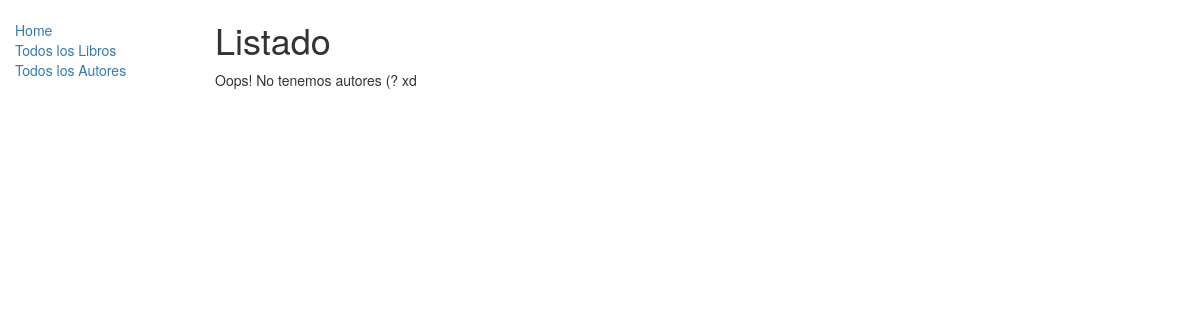
/catalogo/books/, run on an earlier commit of the app's database.
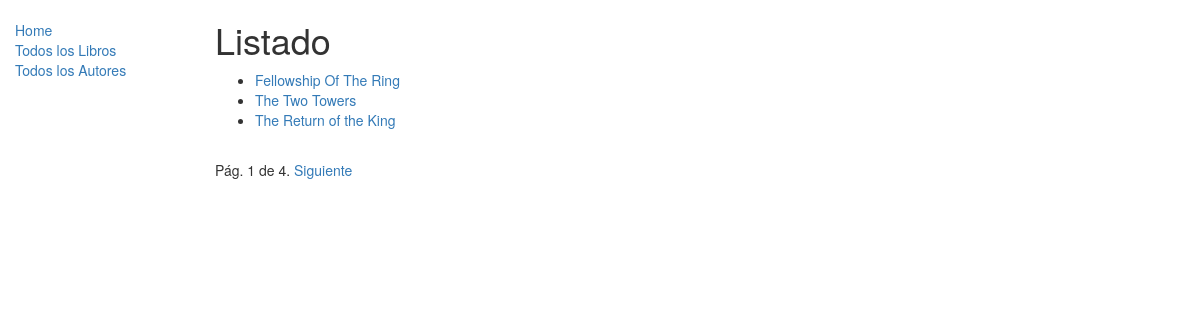
And on a later commit of the database.
### catalogo/models.py (models this page shows, shortened)
class Book(models.Model):
    title = models.CharField(max_length=200)
    author = models.ForeignKey(Author,on_delete=models.SET_NULL,null=True)
    description = models.TextField(max_length=1000)
    isbn = models.CharField('ISBN',max_length=13,help_text='help_text=13 Caracteres <a href="https://www.isbn-international.org/content/what-isbn">ISBN number</a>')
    genre = models.ManyToManyField(Genre)
    lenguage = models.ForeignKey(Language,on_delete=models.SET_NULL,null=True)
    def show_genre(self):
        return ', '.join([genre.name for genre in self.genre.all() [:2]])
    show_genre.short_description = 'Genre/s'
    class Meta:
        ordering = ['id']

### catalogo/views.py (the view)
# urls.py: path('books/',views.BookListView.as_view(),name='books'),
class BookListView(generic.ListView):
    model = Book
    paginate_by = 3
    context_object_name = 'books'
    queryset = Book.objects.all()
    template_name = 'books.html'

### catalogo/templates/books.html
{% extends "base.html" %}
{% block content %}
    <h1>Listado</h1>
    {% if books %}
        <ul>
            {% for book in books %}
            <li>
                <a href="{% url 'book' book.id %}">{{ book.title }}</a>
            </li>
            {% endfor %}
        </ul>
        {% else %}
            <p>Oops! No tenemos autores (? xd</p>
    {% endif %}
{% endblock %}

What changed in the data, as far as the page shows it:
added Book: title "Fellowship Of The Ring"
added Book: title "The Two Towers"
added Book: title "The Return of the King"
Also different on the page:
{{ page_obj.number }}: (not shown) → "1"
{{ page_obj.paginator.num_pages }}: (not shown) → "4"
text no longer shown: "Oops! No tenemos autores (? xd"
text now shown: "Pág. de . Siguiente"
